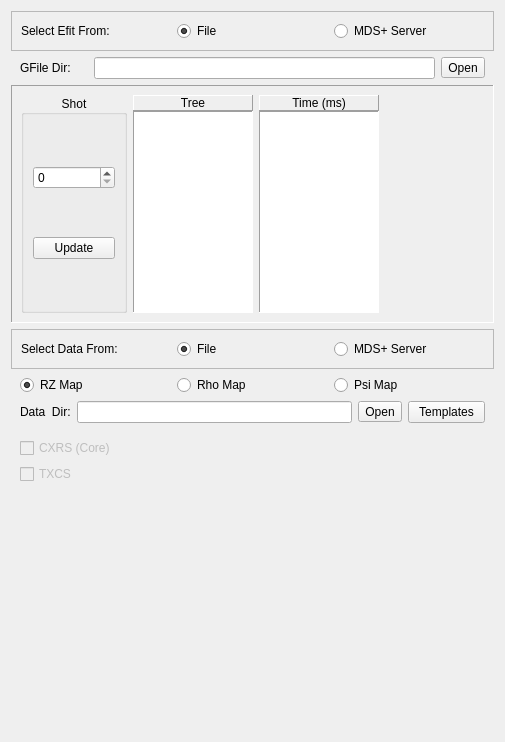
<?xml version="1.0" encoding="UTF-8"?>
<ui version="4.0">
 <class>SelectEfitVt</class>
 <widget class="QWidget" name="SelectEfitVt">
  <property name="geometry">
   <rect>
    <x>0</x>
    <y>0</y>
    <width>505</width>
    <height>742</height>
   </rect>
  </property>
  <property name="windowTitle">
   <string>Form</string>
  </property>
  <layout class="QGridLayout" name="gridLayout_4">
   <item row="0" column="0">
    <widget class="QFrame" name="frame_6">
     <property name="frameShape">
      <enum>QFrame::StyledPanel</enum>
     </property>
     <property name="frameShadow">
      <enum>QFrame::Raised</enum>
     </property>
     <layout class="QGridLayout" name="gridLayout_9">
      <item row="0" column="0">
       <widget class="QLabel" name="label_2">
        <property name="text">
         <string>Select Efit From:</string>
        </property>
       </widget>
      </item>
      <item row="0" column="1">
       <widget class="QRadioButton" name="rbFile_2">
        <property name="text">
         <string>File</string>
        </property>
        <property name="checked">
         <bool>true</bool>
        </property>
       </widget>
      </item>
      <item row="0" column="2">
       <widget class="QRadioButton" name="rbMdsPlus_2">
        <property name="text">
         <string>MDS+ Server</string>
        </property>
       </widget>
      </item>
     </layout>
    </widget>
   </item>
   <item row="1" column="0">
    <widget class="QFrame" name="frame_5">
     <property name="frameShape">
      <enum>QFrame::NoFrame</enum>
     </property>
     <property name="frameShadow">
      <enum>QFrame::Plain</enum>
     </property>
     <layout class="QGridLayout" name="gridLayout_3">
      <property name="margin">
       <number>0</number>
      </property>
      <item row="0" column="0">
       <layout class="QHBoxLayout" name="horizontalLayout_2">
        <property name="leftMargin">
         <number>9</number>
        </property>
        <property name="rightMargin">
         <number>9</number>
        </property>
        <item>
         <widget class="QLabel" name="lGFileDir">
          <property name="sizePolicy">
           <sizepolicy hsizetype="Fixed" vsizetype="Preferred">
            <horstretch>0</horstretch>
            <verstretch>0</verstretch>
           </sizepolicy>
          </property>
          <property name="minimumSize">
           <size>
            <width>68</width>
            <height>0</height>
           </size>
          </property>
          <property name="text">
           <string>GFile Dir:</string>
          </property>
         </widget>
        </item>
        <item>
         <widget class="QLineEdit" name="leGFileDir">
          <property name="dragEnabled">
           <bool>true</bool>
          </property>
         </widget>
        </item>
        <item>
         <widget class="QToolButton" name="tbGFileDir">
          <property name="text">
           <string>Open</string>
          </property>
         </widget>
        </item>
       </layout>
      </item>
     </layout>
    </widget>
   </item>
   <item row="2" column="0">
    <widget class="QFrame" name="frame_4">
     <property name="frameShape">
      <enum>QFrame::Panel</enum>
     </property>
     <property name="frameShadow">
      <enum>QFrame::Sunken</enum>
     </property>
     <layout class="QHBoxLayout" name="horizontalLayout">
      <item>
       <widget class="QGroupBox" name="groupBox">
        <property name="title">
         <string>Shot</string>
        </property>
        <property name="alignment">
         <set>Qt::AlignCenter</set>
        </property>
        <layout class="QGridLayout" name="gridLayout">
         <item row="0" column="0">
          <widget class="SpinBox" name="spbShot">
           <property name="sizePolicy">
            <sizepolicy hsizetype="Expanding" vsizetype="Fixed">
             <horstretch>0</horstretch>
             <verstretch>0</verstretch>
            </sizepolicy>
           </property>
           <property name="maximum">
            <number>100000</number>
           </property>
          </widget>
         </item>
         <item row="1" column="0">
          <widget class="QPushButton" name="pbUpdate">
           <property name="text">
            <string>Update</string>
           </property>
          </widget>
         </item>
        </layout>
       </widget>
      </item>
      <item>
       <layout class="QVBoxLayout" name="treeLayout">
        <property name="spacing">
         <number>0</number>
        </property>
        <item>
         <widget class="QLabel" name="lTree">
          <property name="frameShape">
           <enum>QFrame::Panel</enum>
          </property>
          <property name="frameShadow">
           <enum>QFrame::Raised</enum>
          </property>
          <property name="text">
           <string>Tree</string>
          </property>
          <property name="alignment">
           <set>Qt::AlignCenter</set>
          </property>
         </widget>
        </item>
        <item>
         <widget class="QListWidget" name="listTree">
          <property name="sizePolicy">
           <sizepolicy hsizetype="Preferred" vsizetype="Expanding">
            <horstretch>0</horstretch>
            <verstretch>0</verstretch>
           </sizepolicy>
          </property>
          <property name="maximumSize">
           <size>
            <width>120</width>
            <height>16777215</height>
           </size>
          </property>
          <property name="frameShape">
           <enum>QFrame::Panel</enum>
          </property>
         </widget>
        </item>
       </layout>
      </item>
      <item>
       <layout class="QVBoxLayout" name="timeLayout">
        <property name="spacing">
         <number>0</number>
        </property>
        <item>
         <widget class="QLabel" name="lTime">
          <property name="frameShape">
           <enum>QFrame::Panel</enum>
          </property>
          <property name="frameShadow">
           <enum>QFrame::Raised</enum>
          </property>
          <property name="text">
           <string>Time (ms)</string>
          </property>
          <property name="alignment">
           <set>Qt::AlignCenter</set>
          </property>
         </widget>
        </item>
        <item>
         <widget class="QListWidget" name="listTime">
          <property name="sizePolicy">
           <sizepolicy hsizetype="Preferred" vsizetype="Expanding">
            <horstretch>0</horstretch>
            <verstretch>0</verstretch>
           </sizepolicy>
          </property>
          <property name="maximumSize">
           <size>
            <width>120</width>
            <height>16777215</height>
           </size>
          </property>
          <property name="frameShape">
           <enum>QFrame::Panel</enum>
          </property>
         </widget>
        </item>
       </layout>
      </item>
      <item>
       <spacer name="horizontalSpacer">
        <property name="orientation">
         <enum>Qt::Horizontal</enum>
        </property>
        <property name="sizeHint" stdset="0">
         <size>
          <width>34</width>
          <height>20</height>
         </size>
        </property>
       </spacer>
      </item>
     </layout>
    </widget>
   </item>
   <item row="3" column="0">
    <widget class="QFrame" name="frame">
     <property name="frameShape">
      <enum>QFrame::StyledPanel</enum>
     </property>
     <property name="frameShadow">
      <enum>QFrame::Raised</enum>
     </property>
     <layout class="QGridLayout" name="gridLayout_7">
      <item row="0" column="0">
       <widget class="QLabel" name="label">
        <property name="text">
         <string>Select Data From:</string>
        </property>
       </widget>
      </item>
      <item row="0" column="1">
       <widget class="QRadioButton" name="rbFile">
        <property name="text">
         <string>File</string>
        </property>
        <property name="checked">
         <bool>true</bool>
        </property>
       </widget>
      </item>
      <item row="0" column="2">
       <widget class="QRadioButton" name="rbMdsPlus">
        <property name="text">
         <string>MDS+ Server</string>
        </property>
       </widget>
      </item>
     </layout>
    </widget>
   </item>
   <item row="4" column="0">
    <widget class="QFrame" name="frame_2">
     <layout class="QGridLayout" name="gridLayout_2">
      <property name="margin">
       <number>0</number>
      </property>
      <item row="0" column="0">
       <layout class="QHBoxLayout" name="horizontalLayout_4">
        <property name="leftMargin">
         <number>9</number>
        </property>
        <property name="rightMargin">
         <number>9</number>
        </property>
        <item>
         <widget class="QRadioButton" name="rbRZMap">
          <property name="text">
           <string>RZ Map</string>
          </property>
          <property name="checked">
           <bool>true</bool>
          </property>
         </widget>
        </item>
        <item>
         <widget class="QRadioButton" name="rbRhoMap">
          <property name="text">
           <string>Rho Map</string>
          </property>
         </widget>
        </item>
        <item>
         <widget class="QRadioButton" name="rbPsiMap">
          <property name="text">
           <string>Psi Map</string>
          </property>
         </widget>
        </item>
       </layout>
      </item>
      <item row="1" column="0">
       <layout class="QHBoxLayout" name="horizontalLayout_3">
        <property name="leftMargin">
         <number>9</number>
        </property>
        <property name="rightMargin">
         <number>9</number>
        </property>
        <item>
         <widget class="QLabel" name="lDataDir">
          <property name="sizePolicy">
           <sizepolicy hsizetype="Fixed" vsizetype="Preferred">
            <horstretch>0</horstretch>
            <verstretch>0</verstretch>
           </sizepolicy>
          </property>
          <property name="text">
           <string>Data  Dir:</string>
          </property>
         </widget>
        </item>
        <item>
         <widget class="QLineEdit" name="leDataDir">
          <property name="dragEnabled">
           <bool>true</bool>
          </property>
         </widget>
        </item>
        <item>
         <widget class="QToolButton" name="tbData">
          <property name="text">
           <string>Open</string>
          </property>
         </widget>
        </item>
        <item>
         <widget class="QPushButton" name="pbTemplates">
          <property name="maximumSize">
           <size>
            <width>77</width>
            <height>16777215</height>
           </size>
          </property>
          <property name="text">
           <string>Templates</string>
          </property>
         </widget>
        </item>
       </layout>
      </item>
     </layout>
    </widget>
   </item>
   <item row="5" column="0">
    <widget class="QFrame" name="frame_3">
     <layout class="QGridLayout" name="gridLayout_5">
      <item row="0" column="0">
       <widget class="QCheckBox" name="diagnostics1">
        <property name="enabled">
         <bool>false</bool>
        </property>
        <property name="text">
         <string>CXRS (Core)</string>
        </property>
       </widget>
      </item>
      <item row="1" column="0">
       <widget class="QCheckBox" name="diagnostics2">
        <property name="enabled">
         <bool>false</bool>
        </property>
        <property name="text">
         <string>TXCS</string>
        </property>
       </widget>
      </item>
     </layout>
    </widget>
   </item>
   <item row="6" column="0">
    <spacer name="verticalSpacer">
     <property name="orientation">
      <enum>Qt::Vertical</enum>
     </property>
     <property name="sizeHint" stdset="0">
      <size>
       <width>20</width>
       <height>162</height>
      </size>
     </property>
    </spacer>
   </item>
  </layout>
 </widget>
 <customwidgets>
  <customwidget>
   <class>SpinBox</class>
   <extends>QSpinBox</extends>
   <header>spinbox</header>
  </customwidget>
 </customwidgets>
 <resources/>
 <connections/>
</ui>
